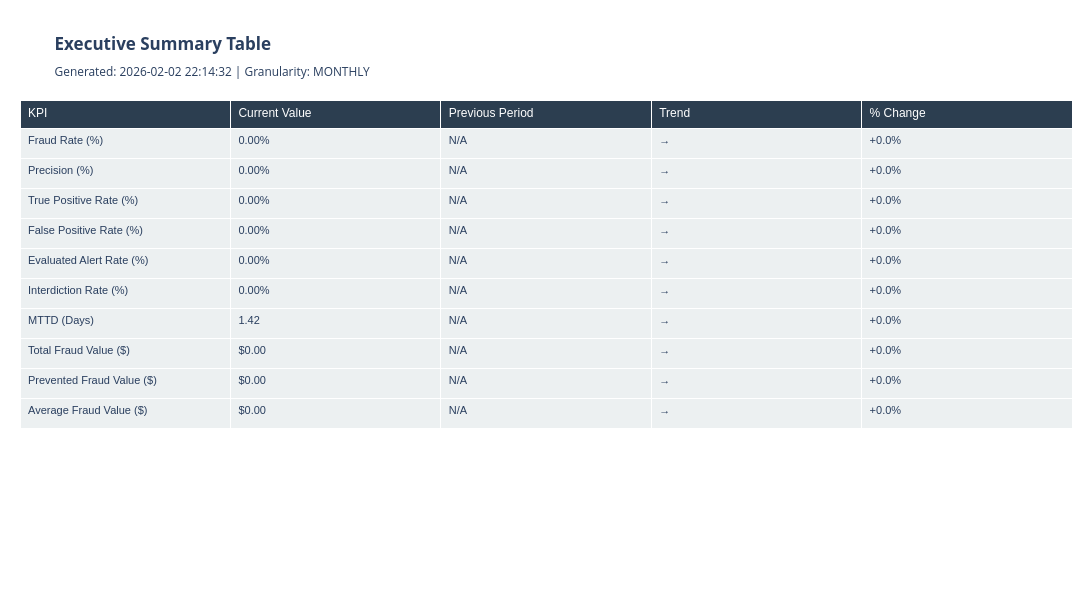

The notebook cell saved with this chart:
### Code cell
# ============================================================================
# SECTION 8.3: RENDER SUMMARY TABLE (Executive Summary)
# ============================================================================

print("\n" + "="*80)
print("VISUALIZATION: EXECUTIVE SUMMARY TABLE")
print("="*80)

# Create comprehensive summary table
summary_data = {
    'KPI': [
        'Fraud Rate (%)',
        'Precision (%)',
        'True Positive Rate (%)',
        'False Positive Rate (%)',
        'Evaluated Alert Rate (%)',
        'Interdiction Rate (%)',
        'MTTD (Days)',
        'Total Fraud Value ($)',
        'Prevented Fraud Value ($)',
        'Average Fraud Value ($)'
    ],
    'Current Value': [
        f"{current_fraud_rate:.2f}%",
        f"{current_precision:.2f}%",
        f"{current_tpr:.2f}%",
        f"{current_fpr:.2f}%",
        f"{current_evaluated_alert_rate:.2f}%",
        f"{current_interdiction_rate:.2f}%",
        f"{current_mttd:.2f}",
        f"${current_total_fraud_value:,.2f}",
        f"${current_prevented_value:,.2f}",
        f"${current_avg_fraud_value:,.2f}"
    ],
    'Previous Period': [
        f"{fraud_perf_pd['fraud_rate_pct'].iloc[-2]:.2f}%" if len(fraud_perf_pd) >= 2 else "N/A",
        f"{fraud_perf_pd['precision_calc'].iloc[-2]:.2f}%" if len(fraud_perf_pd) >= 2 else "N/A",
        f"{fraud_perf_pd['tpr_calc'].iloc[-2]:.2f}%" if len(fraud_perf_pd) >= 2 else "N/A",
        f"{case_perf_pd['false_positive_rate_pct'].iloc[-2]:.2f}%" if len(case_perf_pd) >= 2 else "N/A",
        f"{alert_perf_pd['evaluated_alert_rate_calc'].iloc[-2]:.2f}%" if len(alert_perf_pd) >= 2 else "N/A",
        f"{alert_perf_pd['overall_interdiction_rate_pct'].iloc[-2]:.2f}%" if len(alert_perf_pd) >= 2 else "N/A",
        f"{case_perf_pd['mttd_days'].iloc[-2]:.2f}" if len(case_perf_pd) >= 2 else "N/A",
        f"${financial_pd['total_fraud_value'].iloc[-2]:,.2f}" if len(financial_pd) >= 2 else "N/A",
        f"${financial_pd['prevented_fraud_value_calc'].iloc[-2]:,.2f}" if len(financial_pd) >= 2 else "N/A",
        f"${financial_pd['average_fraud_value'].iloc[-2]:,.2f}" if len(financial_pd) >= 2 else "N/A"
    ],
    'Trend': [
        trends_df['fraud_rate_direction'].iloc[-1] if len(trends_df) > 0 and 'fraud_rate_direction' in trends_df.columns else "→",
        trends_df['precision_direction'].iloc[-1] if len(trends_df) > 0 and 'precision_direction' in trends_df.columns else "→",
        trends_df['tpr_direction'].iloc[-1] if len(trends_df) > 0 and 'tpr_direction' in trends_df.columns else "→",
        trends_df['fpr_direction'].iloc[-1] if len(trends_df) > 0 and 'fpr_direction' in trends_df.columns else "→",
        trends_df['idr_direction'].iloc[-1] if len(trends_df) > 0 and 'idr_direction' in trends_df.columns else "→",
        trends_df['idr_direction'].iloc[-1] if len(trends_df) > 0 and 'idr_direction' in trends_df.columns else "→",
        "→",
        trends_df['fraud_value_direction'].iloc[-1] if len(trends_df) > 0 and 'fraud_value_direction' in trends_df.columns else "→",
        trends_df['fraud_value_direction'].iloc[-1] if len(trends_df) > 0 and 'fraud_value_direction' in trends_df.columns else "→",
        trends_df['fraud_value_direction'].iloc[-1] if len(trends_df) > 0 and 'fraud_value_direction' in trends_df.columns else "→",
    ],
    '% Change': [
        f"{trends_df['fraud_rate_change_pct'].iloc[-1]:+.1f}%" if len(trends_df) > 0 else "N/A",
        f"{trends_df['precision_change_pct'].iloc[-1]:+.1f}%" if len(trends_df) > 0 else "N/A",
        f"{trends_df['tpr_change_pct'].iloc[-1]:+.1f}%" if len(trends_df) > 0 else "N/A",
        f"{trends_df['fpr_change_pct'].iloc[-1]:+.1f}%" if len(trends_df) > 0 else "N/A",
        f"{trends_df['ear_change_pct'].iloc[-1]:+.1f}%" if len(trends_df) > 0 else "N/A",
        f"{trends_df['idr_change_pct'].iloc[-1]:+.1f}%" if len(trends_df) > 0 else "N/A",
        f"{trends_df['mttd_change_pct'].iloc[-1]:+.1f}%" if len(trends_df) > 0 else "N/A",
        f"{trends_df['fraud_value_change_pct'].iloc[-1]:+.1f}%" if len(trends_df) > 0 else "N/A",
        f"{trends_df['fraud_value_change_pct'].iloc[-1]:+.1f}%" if len(trends_df) > 0 else "N/A",
        f"{trends_df['fraud_value_change_pct'].iloc[-1]:+.1f}%" if len(trends_df) > 0 else "N/A",
    ]
}

summary_table_df = pd.DataFrame(summary_data)

# Create Plotly table
fig_summary = go.Figure(data=[go.Table(
    header=dict(
        values=list(summary_table_df.columns),
        fill_color='#2c3e50',
        align='left',
        font=dict(color='white', size=12, family="Arial")
    ),
    cells=dict(
        values=[summary_table_df[col] for col in summary_table_df.columns],
        fill_color='#ecf0f1',
        align='left',
        font=dict(size=11, family="Arial"),
        height=30
    )
)])

fig_summary.update_layout(
    title=f"<b>Executive Summary Table</b><br><sub>Generated: {pd.Timestamp.now().strftime('%Y-%m-%d %H:%M:%S')} | Granularity: {time_granularity.upper()}</sub>",
    height=600,
    width=1400,
    margin=dict(l=20, r=20, t=100, b=20)
)

print("✓ Executive summary table created with 10 KPIs")
print("  Columns: Current Value, Previous Period, Trend Direction, % Change")

# Display the figure
fig_summary.show()

print("\n" + "="*80)
print("✓ ALL VISUALIZATIONS COMPLETED SUCCESSFULLY")
print("="*80)

### Figure 1 — Plotly figure (JSON) as saved in the notebook; plotly's stock layout.template omitted (floating-point values rounded to 4 significant figures)
{"data": [{"cells": {"align": "left", "fill": {"color": "#ecf0f1"}, "font": {"family": "Arial", "size": 11}, "height": 30, "values": [["Fraud Rate (%)", "Precision (%)", "True Positive Rate (%)", "False Positive Rate (%)", "Evaluated Alert Rate (%)", "Interdiction Rate (%)", "MTTD (Days)", "Total Fraud Value ($)", "Prevented Fraud Value ($)", "Average Fraud Value ($)"], ["0.00%", "0.00%", "0.00%", "0.00%", "0.00%", "0.00%", "1.42", "$0.00", "$0.00", "$0.00"], ["N/A", "N/A", "N/A", "N/A", "N/A", "N/A", "N/A", "N/A", "N/A", "N/A"], ["→", "→", "→", "→", "→", "→", "→", "→", "→", "→"], ["+0.0%", "+0.0%", "+0.0%", "+0.0%", "+0.0%", "+0.0%", "+0.0%", "+0.0%", "+0.0%", "+0.0%"]]}, "header": {"align": "left", "fill": {"color": "#2c3e50"}, "font": {"color": "white", "family": "Arial", "size": 12}, "values": ["KPI", "Current Value", "Previous Period", "Trend", "% Change"]}, "type": "table"}], "layout": {"height": 600, "margin": {"b": 20, "l": 20, "r": 20, "t": 100}, "title": {"text": "<b>Executive Summary Table</b><br><sub>Generated: 2026-02-02 22:14:32 | Granularity: MONTHLY</sub>"}, "width": 1400}}
